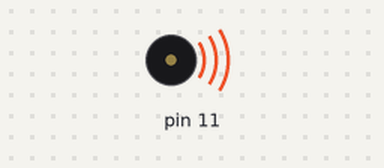
A sketch run on a simulated Arduino Uno, built with avr-gcc and run on an emulated ATmega328P. Shown: buzzer (waves = sounding).

Above: at 0.5 s.
At 5.5 s:
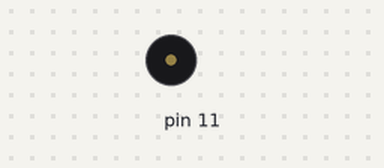
Timing chart, 0 to 6.9 s (numbered marks = the images above):
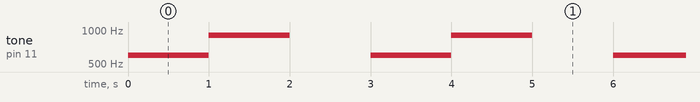

The sketch:

lesson1.ino
```cpp
void setup() // процедура setup
{
pinMode(11, OUTPUT); // объявляем пин 11 как выход
}

void loop() // процедура loop
{

tone (11, 600); // включаем на пьезодинамик 600 Гц

delay(1000); // ждем 1 секунду

tone(11, 900); // включаем на пьезодинамик 900 Гц

delay(1000); // ждем 1 секунду

noTone(11); // отключаем пьезодинамик на пин 11

delay(1000); // ждем 1 секунду

}
```

Measured:
- by itself, tone on pin 11: repeats every 3.0 s: 900 Hz 1.0 s, silent 1.0 s, 600 Hz 1.0 s
